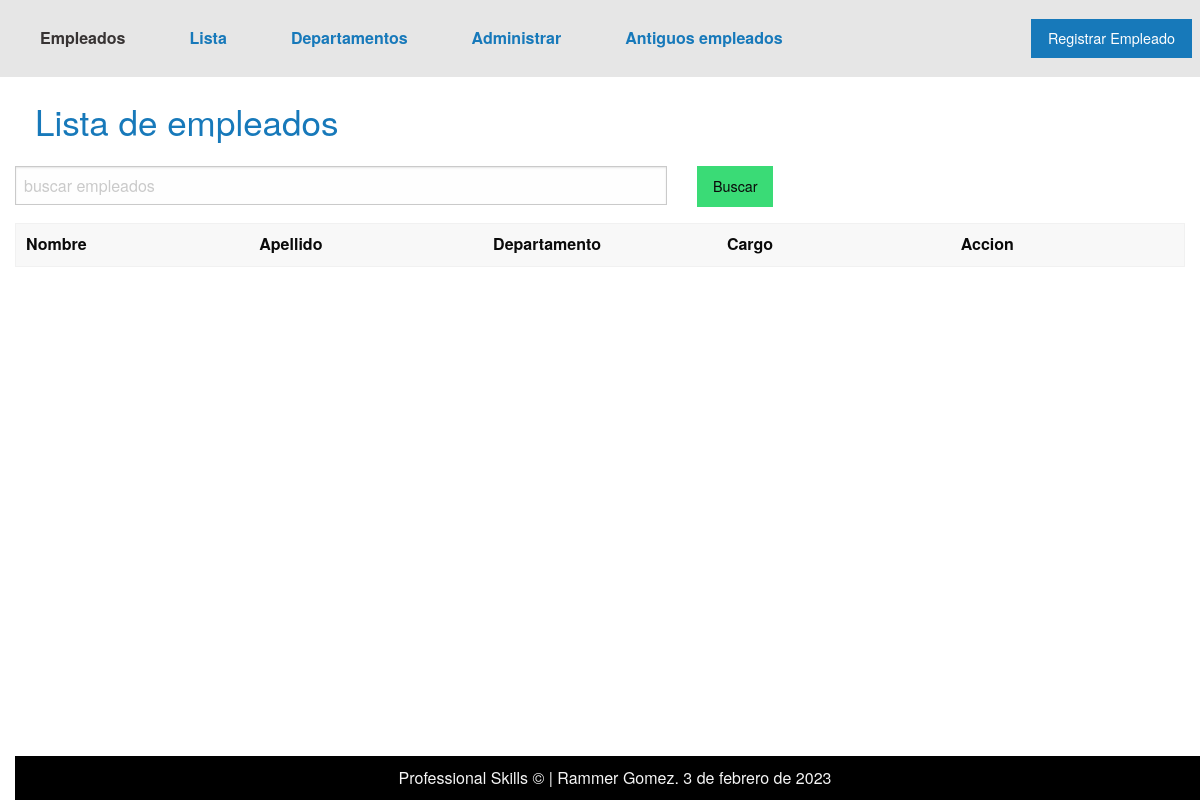
Before: /administrar_empleados/ with the older database file.
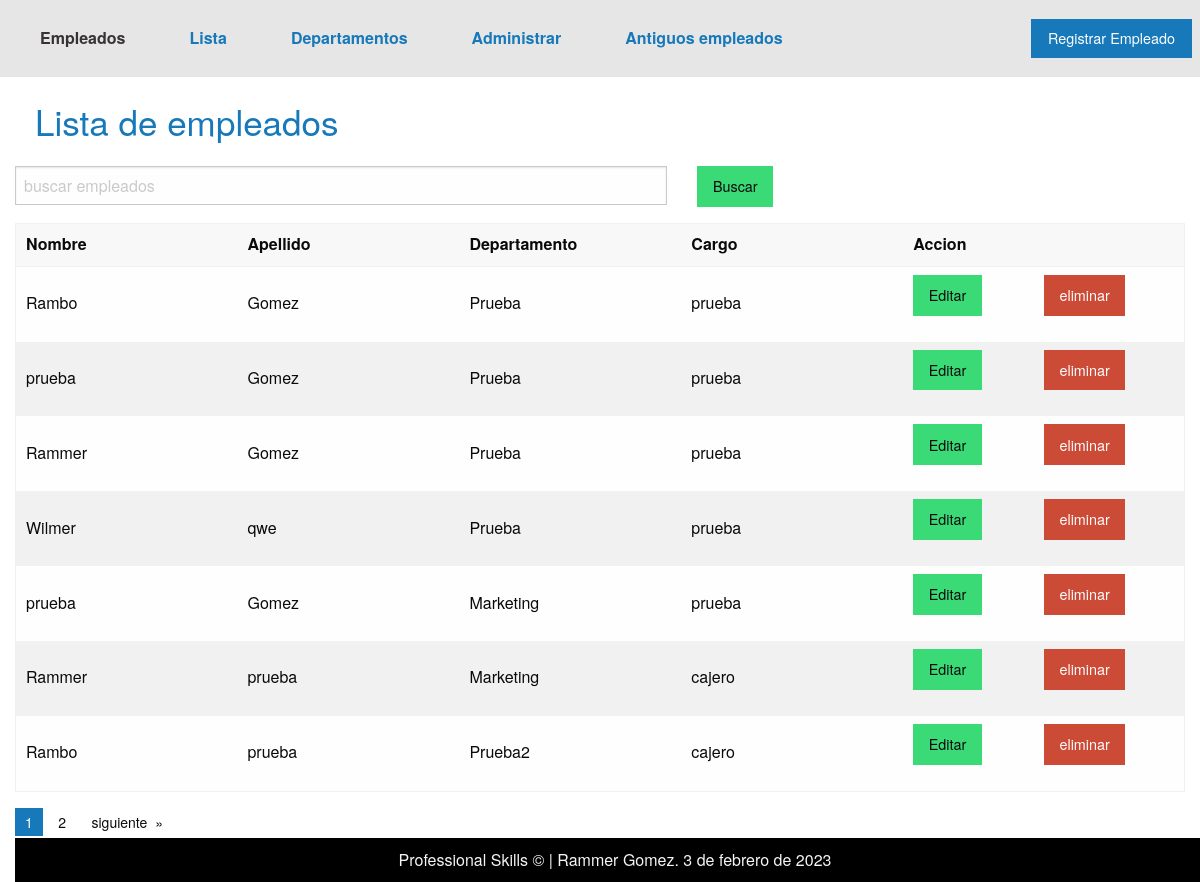
After: the same page with the newer database file.
### applications/personal/models.py (models this page shows, shortened)
class Personal(models.Model):
    DOCUMENT_CHOISES = [
        ('DNI', 'DNI',),
        ('CI', 'CI',),
        ('PASAPORTE', 'PASAPORTE',),
        ('CARNET DE EXTRANGERIA', 'CARNET DE EXTRANJERIA',),
    ]
    first_name = models.CharField('Nombre', max_length=60)
    last_name = models.CharField('Apellido', max_length=50)
    fecha_nacimiento = models.DateField("Fecha de nacimiento")
    t_documento = models.CharField('Tipo de Documento',max_length=30, choices=DOCUMENT_CHOISES, default='DNI')
    n_documento = models.IntegerField('Numero de documento')
    foto = models.ImageField('Foto', upload_to='foto/')
    n_telefonico = models.IntegerField('Numero de telefono')
    cargo = models.ForeignKey(Cargo, on_delete=models.CASCADE)
    departamento = models.ForeignKey(Departamento, on_delete=models.CASCADE)
    fecha_ingreso = models.DateField('Fecha de ingreso')
    habilidades = models.ManyToManyField(Habilidades)
    aportes =  RichTextField('Aportes', blank=True)
    deficiencias = RichTextField('Deficiencias',blank=True)
    recomendaciones = RichTextField('Recomendaciones', blank=True)
    n_faltas = models.IntegerField('Numero de Faltas',blank=True, default=0)
    falta_des = RichTextField('Descripcion de faltas', blank=True)
    activo = models.BooleanField("Activo", default=True)
    curriculum = models.FileField('Curriculum', upload_to='curriculums/')
    class Meta:
        verbose_name = 'Empleado'
        verbose_name_plural = 'Empleados'

class Cargo(models.Model):
    cargo = models.CharField('Cargo', max_length=50)
    descripcion = RichTextField('Descripcion del Cargo')
    class Meta:
        verbose_name = 'Cargo'
        verbose_name_plural = 'Cargos'
    def __str__(self):
        return self.cargo

### applications/departamento/models.py (models this page shows)
class Departamento(models.Model):
    name = models.CharField('Departamento', max_length=50)
    short_name = models.CharField('Nombre corto', max_length=20, unique=True)
    class Meta:
        verbose_name = 'Departamento'
        verbose_name_plural = 'Departamentos'
    def __str__(self):
        return self.short_name

### applications/personal/views.py (the view)
# urls.py: path('administrar_empleados/', views.Administrar_empleados.as_view(), name='administrar_empleados'),
class Administrar_empleados(ListView):
    template_name = 'personal/administrar_empleados.html'
    context_object_name ='personas'
    paginate_by = 7
    def get_queryset(self):
        trabajo = self.request.GET.get('trabajo',"")
        lista = Personal.objects.filter(
        first_name__contains = trabajo
        )
        return lista

### applications/departamento/processors.py (called while the page is built)
def get_departamento(request):
    departamentos = Departamento.objects.all()
    return {
        'get_departamento': departamentos
    }

### templates/personal/administrar_empleados.html (shortened to what this page needs)
{%extends 'layout.html'%}
{% load static %}
{% block content %}
    <div class="grid-container">
        <div class="grid-x">
            <h1 class="cell h1-cabecera2"> Lista de empleados</h1>
                <form class="cell grid-x grid-margin-x" method="GET">{% csrf_token %}
                    <div class="cell large-7">
                        <input type="text" id='trabajo' name="trabajo" placeholder="buscar empleados">
                    </div>
                    <div class="cell large-2">
                        <button class="submit success button" type='submit'>Buscar</button>
                    </div>
                </form>
            <div class="cell">
                <table  class="hover">
                    <thead>
                      <tr>
                        <th width="150">Nombre</th>
                        <th width="150">Apellido</th>
                        <th width="150">Departamento</th>
                        <th width="150">Cargo</th>
                        <th width="75">Accion</th>
                        <th width="75"></th>
                      </tr>
                    </thead>
                    <tbody>
                        {% for lista in personas %}
                            <tr>
                                <td>{{lista.first_name}}</td>
                                <td>{{lista.last_name}}</td>
                                <td>{{lista.departamento}}</td>
                                <td>{{lista.cargo}}</td>
                                <td><a class="button success"  href="{% url 'app_personal:actualizar' lista.id %}">Editar</a></td>
                                <td><a class="button alert"  href="{% url 'app_personal:eliminar' lista.id %}">eliminar</a></td>
                            </tr>
                        {%endfor%}
                    </tbody>
                  </table>
            </div>
            {% if is_paginated %}
                <div class="cell">
                    <nav aria-label="Pagination">
                        <ul class="pagination">
                            {% for pagina in paginator.page_range %}
                                {%if pagina == page_obj.number%}
                                    <li class="current"><span class="show-for-sr">You're on page</span>{{pagina}}</li>
                                {% else %}
                                    <li><a href="?page={{pagina}}" aria-label="Pagina {{pagina}}">{{pagina}}</a></li>
                                {%endif%}
                            {% endfor %}
                            {% if page_obj.has_next  %}
                                <li class="pagination-next"><a href="?page={{page_obj.next_page_number}}" aria-label="Next page">siguiente</a></li>
                            {% endif %}
                        </ul>
                    </nav>
                </div>
            {% endif %}
        </div>
        {% include 'includes/footer.html' %}
{% endblock content %}

### templates/layout.html (shortened to what this page needs)
{% load static %}
<!DOCTYPE html>
<html lang="en">
<head>
    <link rel="stylesheet" href="{% static 'css/foundation.min.css'%}">
    <link rel="stylesheet" href="{% static 'css/app.css'%}">
</head>
<body>
    {% include 'includes/header.html' %}
    {% block content %}
    {% endblock content %}
</body>
</html>

### templates/includes/header.html
<div class="top-bar">
    <div class="top-bar-left">
      <ul class="dropdown menu" data-dropdown-menu>
        <li class="menu-text">
          <a class ="nombre_header" href="{% url 'app_personal:home' %}">Empleados</a>
        </li>
        <li class="menu-text">
          <a href="{% url 'app_personal:lista_empleados'%}">Lista</a>
        </li>
        <li class="menu-text">
            <a href="{%url 'app_departamento:departamentos'%}">Departamentos</a>
        </li>
        <li class="menu-text">
          <a href="{% url 'app_personal:administrar' %}">Administrar</a>
        </li>
        <li class="menu-text">
          <a href="{%url 'app_personal:lista_empleados_off'%}">Antiguos empleados</a>
        </li>
      </ul>
    </div>
    <div class="top-bar-right">
      <ul class="menu">
        <li><a href="{% url 'app_personal:add_empleado' %}" class="button">Registrar Empleado</a></li>
      </ul>
    </div>
  </div>

### templates/includes/footer.html
<div id="div-footer">
    <footer id="footer">
        Professional Skills &copy; | Rammer Gomez. {% now "DATE_FORMAT" %}
    </footer>
</div>

### static/css/app.css (style rules this page uses)
body { background-color: white; }
.h1-cabecera2 { font-size: 35px; margin: 20px; color: #1779ba; }
#footer { position: fixed; text-align: center; width:100%; bottom: 0px; color: whitesmoke; background-color: black; padding: 10px; }
#div-footer { display: block; margin-top: 30px; }
.nombre_header { color: #373333; }

Changed rows visible on the page:
added Personal: first_name "Rambo", last_name "Gomez", departamento "Prueba", cargo "prueba"
added Personal: first_name "prueba", last_name "Gomez", departamento "Prueba", cargo "prueba"
added Personal: first_name "Rammer", last_name "Gomez", departamento "Prueba", cargo "prueba"
added Personal: first_name "Wilmer", last_name "qwe", departamento "Prueba", cargo "prueba"
added Personal: first_name "prueba", last_name "Gomez", departamento "Marketing", cargo "prueba"
added Personal: first_name "Rammer", last_name "prueba", departamento "Marketing", cargo "cajero"
added Personal: first_name "Rambo", last_name "prueba", departamento "Prueba2", cargo "cajero"
Other visible differences:
new list line: "1"
new list line: "2"
text now shown: "siguiente"
